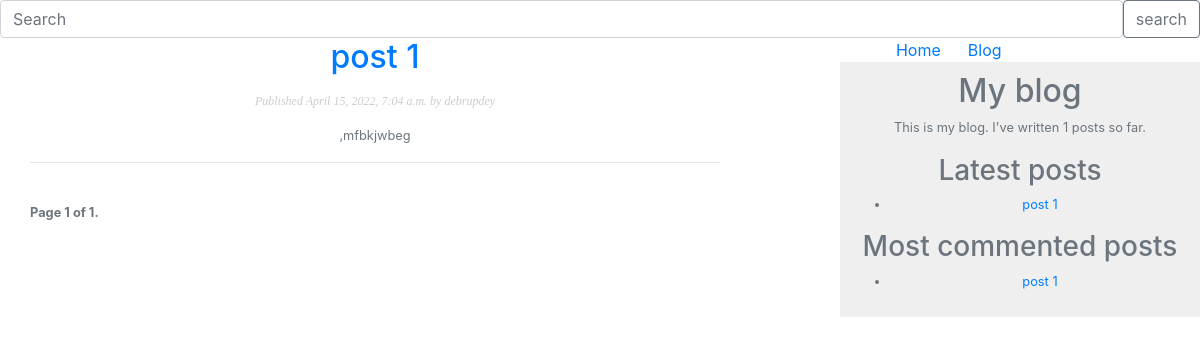
/b/, run on the app's committed database.
### blog/models.py (models this page shows, shortened)
class Post(models.Model):
    STATUS_CHOICES = (
        ('draft', 'Draft'),
        ('published', 'Published'),
    )
    title = models.CharField(max_length=250)
    slug = models.SlugField(unique=True)
    author = models.ForeignKey(
        User, on_delete=models.CASCADE, related_name='blog_posts')
    body=RichTextField(blank=True,null=True)
    image=models.ImageField(null=True,blank=True,upload_to='blog_post')
    publish = models.DateTimeField(default=timezone.now)
    created = models.DateTimeField(auto_now_add=True)
    updated = models.DateTimeField(auto_now=True)
    status = models.CharField(
        max_length=10, choices=STATUS_CHOICES, default='published')
    likes=models.ManyToManyField(User,related_name='like_post')
    tags = TaggableManager(blank=True)
    objects = models.Manager()
    published = PublishedManager()
    def get_absolute_url(self):
        return reverse('blog:post_detail', args=[self.slug])
    class Meta:
        ordering = ('-publish',)

### blog/views.py (the view)
# urls.py: path('', views.post_list, name='post_list'),
def post_list(request, tag_slug=None):
    object_list = Post.published.all()
    tag = None
    if tag_slug:
        tag = get_object_or_404(Tag, slug=tag_slug)
        object_list = object_list.filter(tags__in=[tag])
    paginator = Paginator(object_list, 3)  # 3 posts in each page
    page = request.GET.get('page')
    try:
        posts = paginator.page(page)
    except PageNotAnInteger:
        posts = paginator.page(1)
    except EmptyPage:
        posts = paginator.page(paginator.num_pages)
    context = {
        'posts': posts,
        'page': page,
        'tag': tag
    }
    return render(request, 'blog/post/list.html', context)

### blog/models.py (called while the page is built)
    def get_queryset(self):
        return super(PublishedManager, self).get_queryset()\
            .filter(status='published')

### blog/templatetags/blog_tags.py (called while the page is built)
@register.simple_tag
def total_posts():
    return Post.published.count()

@register.inclusion_tag('blog/post/latest_posts.html')
def show_latest_posts(count=5):
    latest_posts = Post.published.order_by('-publish')[:count]
    return {'latest_posts': latest_posts}

@register.simple_tag
def get_most_commented_posts(count=5):
    return Post.published.annotate(
        total_comments=Count('comments')
    ).order_by('-total_comments')[:count]

@register.filter(name='markdown')
def markdown_format(text):
    return mark_safe(markdown.markdown(text))

### templates/blog/templates/blog/post/list.html (shortened to what this page needs)
{% extends "blog/base.html" %}
{% load blog_tags %}
{% load urlify %}
{% block content %}
{% for post in posts %}
<h2>
    <a href="{{ post.get_absolute_url }}">
        {{ post.title }}
    </a>
    <small class="text-muted">
</h2>
<p class="date">
    Published {{ post.publish }} by {{ post.author }}
</p>
{{ post.body|markdown|truncatewords_html:250 }}
<hr>
{% endfor %}
{% include "pagination.html" with page=posts %}
{% endblock %}

### templates/blog/templates/blog/base.html (shortened to what this page needs)
{% load blog_tags %}
{% load static %}
<!DOCTYPE html>
<html>
<head>
    <link rel='stylesheet' type="text/css" media="screen" href="{% static 'css/blog.css' %}">
    <link rel="stylesheet" href="https://cdn.jsdelivr.net/npm/bootstrap@4.0.0/dist/css/bootstrap.min.css">
</head>
<body>
    <center>
    <form class="input-group" action="{% url 'blog:search_post' %}" method='GET'>
        <input type="search" class="form-control rounded" placeholder="Search" aria-label="Search" aria-describedby="search-addon" name="q" />
        <button class="btn btn-outline-secondary" type="submit" >search</button>
      </form>
    <a href="{% url 'index' %}">Home</a>
    <a href="{% url 'blog:post_list' %}">Blog</a>
    <div id="content">
        {% block content %}
        {% endblock %}
    </div>
    <div id="sidebar">
        <h2>My blog</h2>
        <p>This is my blog. I've written {% total_posts %} posts so far.</p>
        <h3>Latest posts</h3>
        {% show_latest_posts 5 %}
        <h3>Most commented posts</h3>
        {% get_most_commented_posts as most_commented_posts %}
        <ul>
            {% for post in most_commented_posts %}
            <li>
                <a href="{{ post.get_absolute_url }}">{{ post.title }}</a>
            </li>
            {% endfor %}
        </ul>
    </div>
</center>
</body>
</html>

### templates/blog/templates/blog/post/latest_posts.html
<ul>
    {% for post in latest_posts %}
    <li>
        <a href="{{ post.get_absolute_url }}">{{ post.title }}</a>
    </li>
    {% endfor %}
</ul>

### static/css/blog.css (style rules this page uses)
body { margin:0; padding:0; font-family:helvetica, sans-serif; }
a { color:#00abff; text-decoration:none; }
h2 { font-weight:normal; margin:30px 0 0; }
#content { float:left; width:60%; padding:0 0 0 30px; }
#sidebar { float:right; width:30%; padding:10px; background:#efefef; height:100%; }
p.date { color:#ccc; font-family: georgia, serif; font-size: 12px; font-style: italic; }
input, textarea { clear:both; float:left; margin:0 0 10px; background:#ededed; border:0; padding:6px 10px; font-size:12px; }

### data on the page
Post: title "post 1", publish "April 15, 2022, 7:04 a.m.", author "debrupdey", body ",mfbkjwbeg"

### other printed values
{{ page.number }} "1"
{{ page.paginator.num_pages }} "1"
